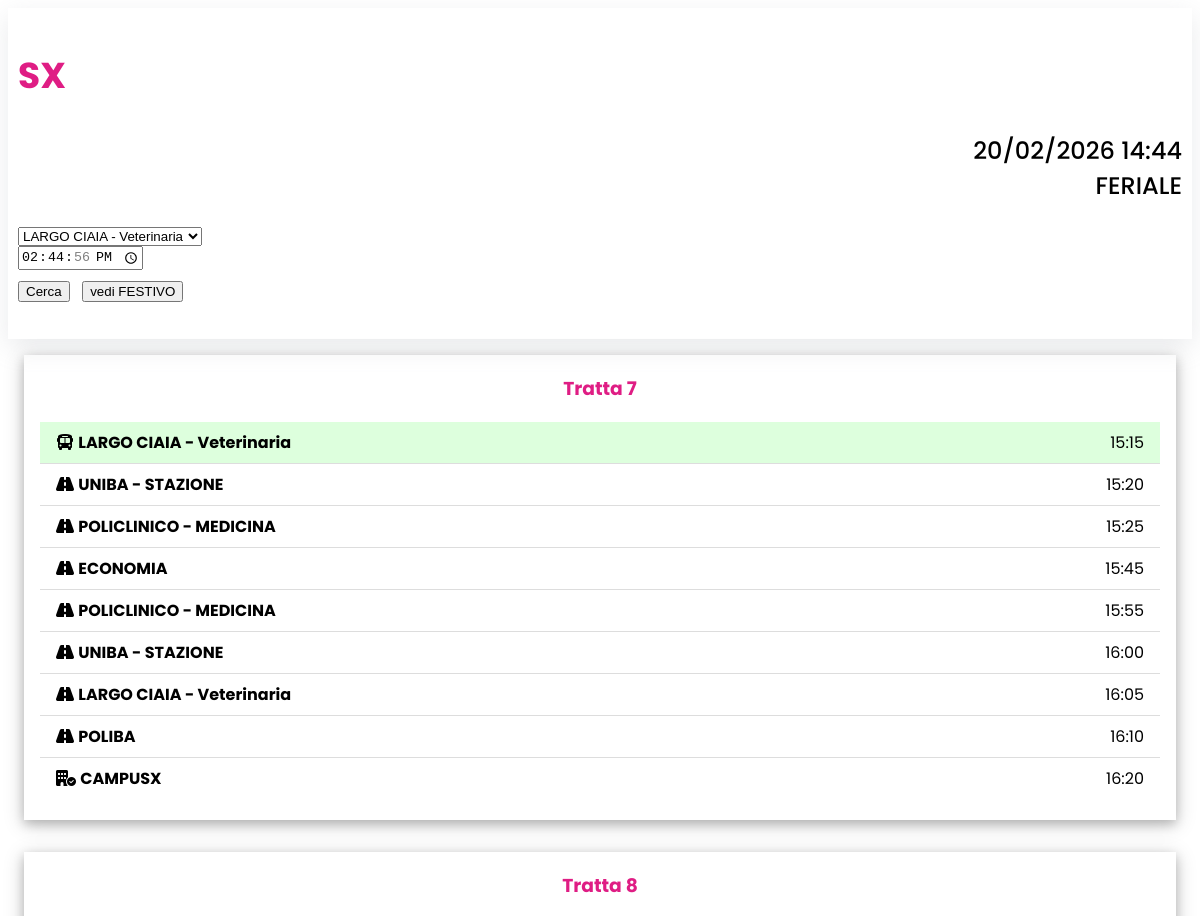
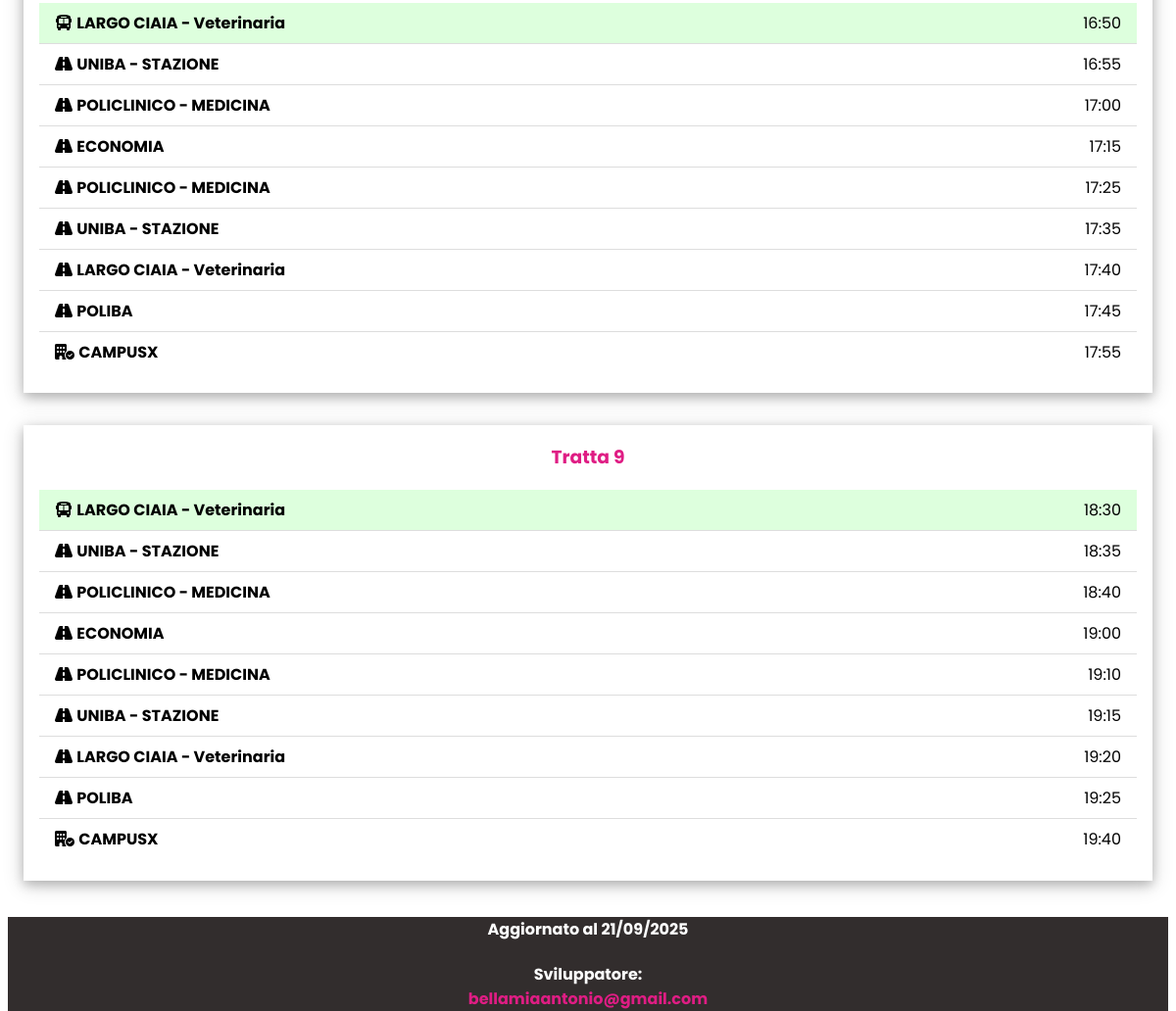
The page /partenza.php?fermata=cia on the database its author committed (2 pictures, top to bottom).
### tables this page shows
CREATE TABLE IF NOT EXISTS `orari` (
  `id` int NOT NULL AUTO_INCREMENT,
  `orario` time DEFAULT NULL,
  `tipoGiorno` tinyint(1) NOT NULL DEFAULT '1',
  `tratta` int UNSIGNED NOT NULL,
  `idLuogo` varchar(3) NOT NULL DEFAULT 'stz',
  PRIMARY KEY (`id`),
  UNIQUE KEY `orario` (`orario`,`tipoGiorno`),
  KEY `idLuogo` (`idLuogo`),
  KEY `tipoGiorno` (`tipoGiorno`,`tratta`),
  KEY `fk_orari_tratte` (`tratta`,`tipoGiorno`)
);

CREATE TABLE IF NOT EXISTS `luogo` (
  `id` varchar(3) NOT NULL,
  `denominazione` text NOT NULL,
  PRIMARY KEY (`id`)
);

### partenza.php (the view, shortened to what this page needs)
<?php
$fermata = $_GET['fermata'];
$tipoGiorno = isset($_GET['fest']) ? (int)$_GET['fest'] : (date('N') < 6 ? 0 : 1);
$ora = isset($_GET['orario']) ? $_GET['orario'] : date('H:i:s');
include_once 'header.php';
$queryTratte = "
    SELECT DISTINCT tratta
    FROM orari
    WHERE tipoGiorno = $tipoGiorno AND idLuogo = '$fermata'
";
$tratteResult = $sxConn->query($queryTratte);
while($trattaRow = $tratteResult->fetch_assoc()) {
    $tratta = $trattaRow['tratta'];
    $note = "";
    $queryStart = "
        SELECT orario
        FROM orari
        WHERE tratta = $tratta AND tipoGiorno = $tipoGiorno AND idLuogo = '$fermata' AND orario >= '$ora'
        ORDER BY orario ASC LIMIT 1
    ";
    $startResult = $sxConn->query($queryStart);
    if($startResult->num_rows == 0) continue;
    $startOrario = $startResult->fetch_assoc()['orario'];
    $queryOrari = "
        SELECT O.orario, O.idLuogo, L.denominazione
        FROM orari O
        JOIN luogo L ON L.id = O.idLuogo
        WHERE O.tratta = $tratta
        AND O.tipoGiorno = $tipoGiorno
        AND O.orario >= '$startOrario'
        ORDER BY O.orario
    ";
    $resultOrari = $sxConn->query($queryOrari);
    $fermate = [];
    while($row = $resultOrari->fetch_assoc()){
        $fermate[] = $row;
    }
    echo '<div class="w3-container">';
    echo '  <div class="w3-panel w3-card-4">';
    echo "    <h3 class='w3-center c-primary'>Tratta $tratta$note</h3>";
    echo "    <ul class='w3-ul'>";
    foreach ($fermate as $i => $row) {
        $orarioFmt = substr($row['orario'], 0, 5);
        $classeExtra = '';
        $icona = "<i class='fa-solid fa-road'></i> ";
        if ($i == 0) {
            $classeExtra = ' w3-pale-green';
            $icona = "<i class='fa-solid fa-bus'></i> ";
        } elseif ($i == count($fermate) - 1) {
            $classeExtra = '';
            $icona = "<i class='fa-solid fa-building-circle-check'></i> ";
        }
        echo "<li class='$classeExtra' data-luogo='{$row['idLuogo']}' data-orario='{$row['orario']}'>
                $icona <b>{$row['denominazione']}</b>
                <span class='w3-right'>{$orarioFmt}</span>
              </li>";
    }
    echo "    </ul>";
    echo "  </div>";
    echo "</div>";
}
include_once 'footer.php';
?>

### styles/w3.css (style rules this page uses)
.w3-ul { list-style-type: none; padding: 0; margin: 0 }
.w3-ul li { padding: 8px 16px; border-bottom: 1px solid #ddd }
.w3-ul li:last-child { border-bottom: none }
.w3-main, { transition: margin-left .4s }
.w3-container:after, .w3-container:before, .w3-panel:after, .w3-panel:before, .w3-row:after, .w3-row:before, .w3-row-padding:after, .w3-row-padding:before, .w3-cell-row:before, .w3-cell-row:after, .w3-clear:after, .w3-clear:before, .w3-bar:before, .w3-bar:after { content: ""; display: table; clear: both }
.w3-container, .w3-panel { padding: 0.01em 16px }
.w3-panel { margin-top: 16px; margin-bottom: 16px }
.w3-card-4, .w3-hover-shadow:hover { box-shadow: 0 4px 10px 0 rgba(0, 0, 0, 0.2), 0 4px 20px 0 rgba(0, 0, 0, 0.19) }
.w3-center { text-align: center !important }
.w3-right { float: right !important }
.w3-pale-green, .w3-hover-pale-green:hover { color: #000 !important; background-color: #ddffdd !important }

### styles/general.css (style rules this page uses)
:root { --primary-color: rgb(223, 29, 132); --footer-color: rgb(52, 52, 52); }
html, body { height: 100%; }
body { word-wrap: break-word; overflow-wrap: break-word; white-space: normal; }
.c-primary { color: var(--primary-color) !important; }

### rows shown on the page
orari: idLuogo.denominazione "LARGO CIAIA - Veterinaria", orario "15:15"
orari: idLuogo.denominazione "UNIBA - STAZIONE", orario "15:20"
orari: idLuogo.denominazione "POLICLINICO - MEDICINA", orario "15:25"
orari: idLuogo.denominazione "ECONOMIA", orario "15:45"
orari: idLuogo.denominazione "POLICLINICO - MEDICINA", orario "15:55"
orari: idLuogo.denominazione "UNIBA - STAZIONE", orario "16:00"
orari: idLuogo.denominazione "LARGO CIAIA - Veterinaria", orario "16:05"
orari: idLuogo.denominazione "POLIBA", orario "16:10"
orari: idLuogo.denominazione "CAMPUSX", orario "16:20"
orari: idLuogo.denominazione "LARGO CIAIA - Veterinaria", orario "16:50"
orari: idLuogo.denominazione "UNIBA - STAZIONE", orario "16:55"
orari: idLuogo.denominazione "POLICLINICO - MEDICINA", orario "17:00"
orari: idLuogo.denominazione "ECONOMIA", orario "17:15"
orari: idLuogo.denominazione "POLICLINICO - MEDICINA", orario "17:25"
orari: idLuogo.denominazione "UNIBA - STAZIONE", orario "17:35"
orari: idLuogo.denominazione "LARGO CIAIA - Veterinaria", orario "17:40"
orari: idLuogo.denominazione "POLIBA", orario "17:45"
orari: idLuogo.denominazione "CAMPUSX", orario "17:55"
orari: idLuogo.denominazione "LARGO CIAIA - Veterinaria", orario "18:30"
orari: idLuogo.denominazione "UNIBA - STAZIONE", orario "18:35"
orari: idLuogo.denominazione "POLICLINICO - MEDICINA", orario "18:40"
orari: idLuogo.denominazione "ECONOMIA", orario "19:00"
orari: idLuogo.denominazione "POLICLINICO - MEDICINA", orario "19:10"
orari: idLuogo.denominazione "UNIBA - STAZIONE", orario "19:15"
orari: idLuogo.denominazione "LARGO CIAIA - Veterinaria", orario "19:20"
orari: idLuogo.denominazione "POLIBA", orario "19:25"
orari: idLuogo.denominazione "CAMPUSX", orario "19:40"

### other values the page prints
$tratta "7"
$tratta "8"
$tratta "9"
form field fermata "LARGO CIAIA - Veterinaria"
